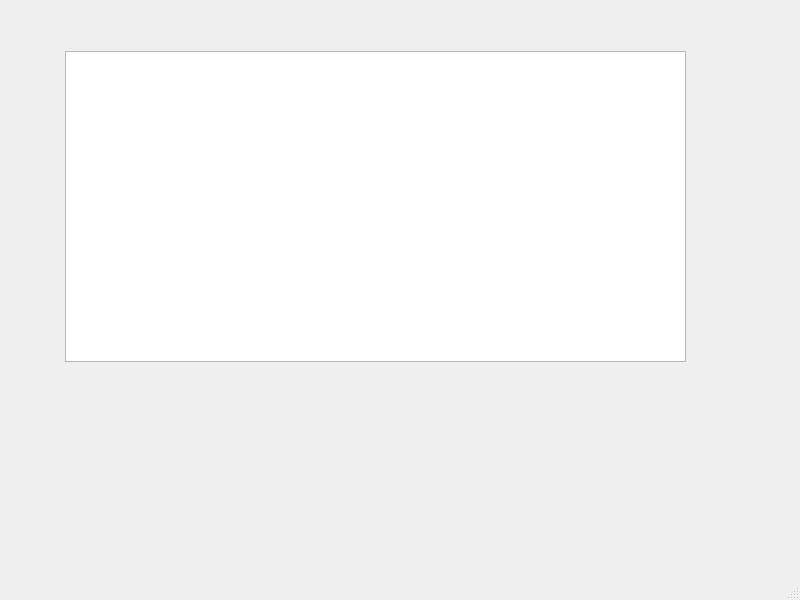
<?xml version="1.0" encoding="UTF-8"?>
<ui version="4.0">
 <class>MainWindow</class>
 <widget class="QMainWindow" name="MainWindow">
  <property name="geometry">
   <rect>
    <x>0</x>
    <y>0</y>
    <width>800</width>
    <height>600</height>
   </rect>
  </property>
  <property name="windowTitle">
   <string>MainWindow</string>
  </property>
  <widget class="QWidget" name="centralwidget">
   <widget class="QGraphicsView" name="graphicsView">
    <property name="geometry">
     <rect>
      <x>65</x>
      <y>51</y>
      <width>621</width>
      <height>311</height>
     </rect>
    </property>
   </widget>
  </widget>
  <widget class="QMenuBar" name="menubar">
   <property name="geometry">
    <rect>
     <x>0</x>
     <y>0</y>
     <width>800</width>
     <height>21</height>
    </rect>
   </property>
  </widget>
  <widget class="QStatusBar" name="statusbar"/>
 </widget>
 <resources/>
 <connections/>
</ui>
